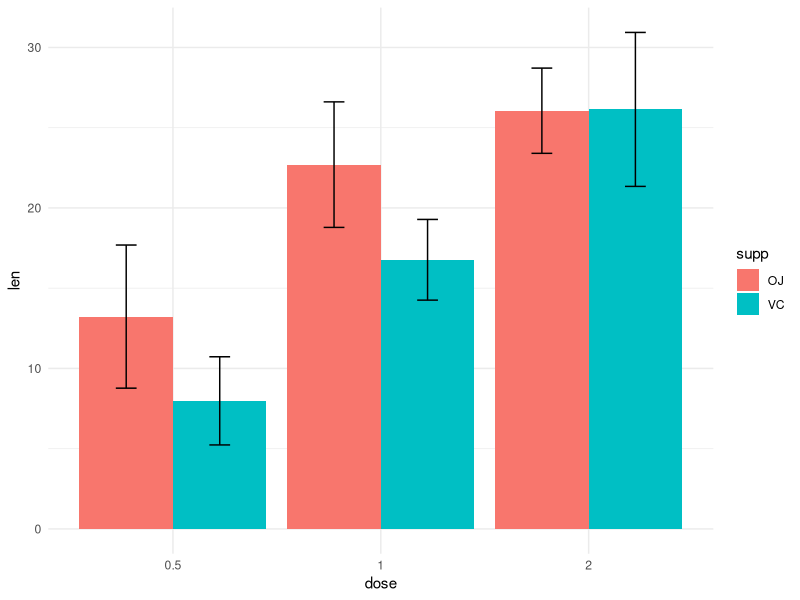

This chart was generated by the following R code:
#  Importing the dataset
tooth_data = ToothGrowth

# Creating a function for summarizing the 
# data based on the grouping variables

add_values <- function(a,b) {
  result <- a + b
  return(result)}
sum(23, 25)

data_summary = function(data, varname, groupnames){
  require(plyr)
  
  summary_func = function(x, col) {
    c(mean = mean(x[[col]]), sd = sd(x[[col]]))
  }
  
  all_summary = ddply(data, groupnames, .fun = summary_func, varname)
  data_sum = rename(all_summary, c("mean" = varname))
  return(data_sum)
}
d_summary = data_summary(tooth_data, varname = "len" , groupnames = c("supp", "dose"))

# Converting "dose" to a factor variable
 d_summary$dose = as.factor(d_summary$dose)
 class(d_summary$dose)

# Standard deviation of the mean as error bar with explanation
 library(ggplot2)
 ggplot(d_summary, aes(x =dose, y = len, fill = supp)) +
   geom_bar(stat = "identity", position = position_dodge()) +
   geom_errorbar(aes(ymin = len - sd, ymax = len + sd ), width = 0.2, position = position_dodge(0.9)) +
   theme_minimal()
